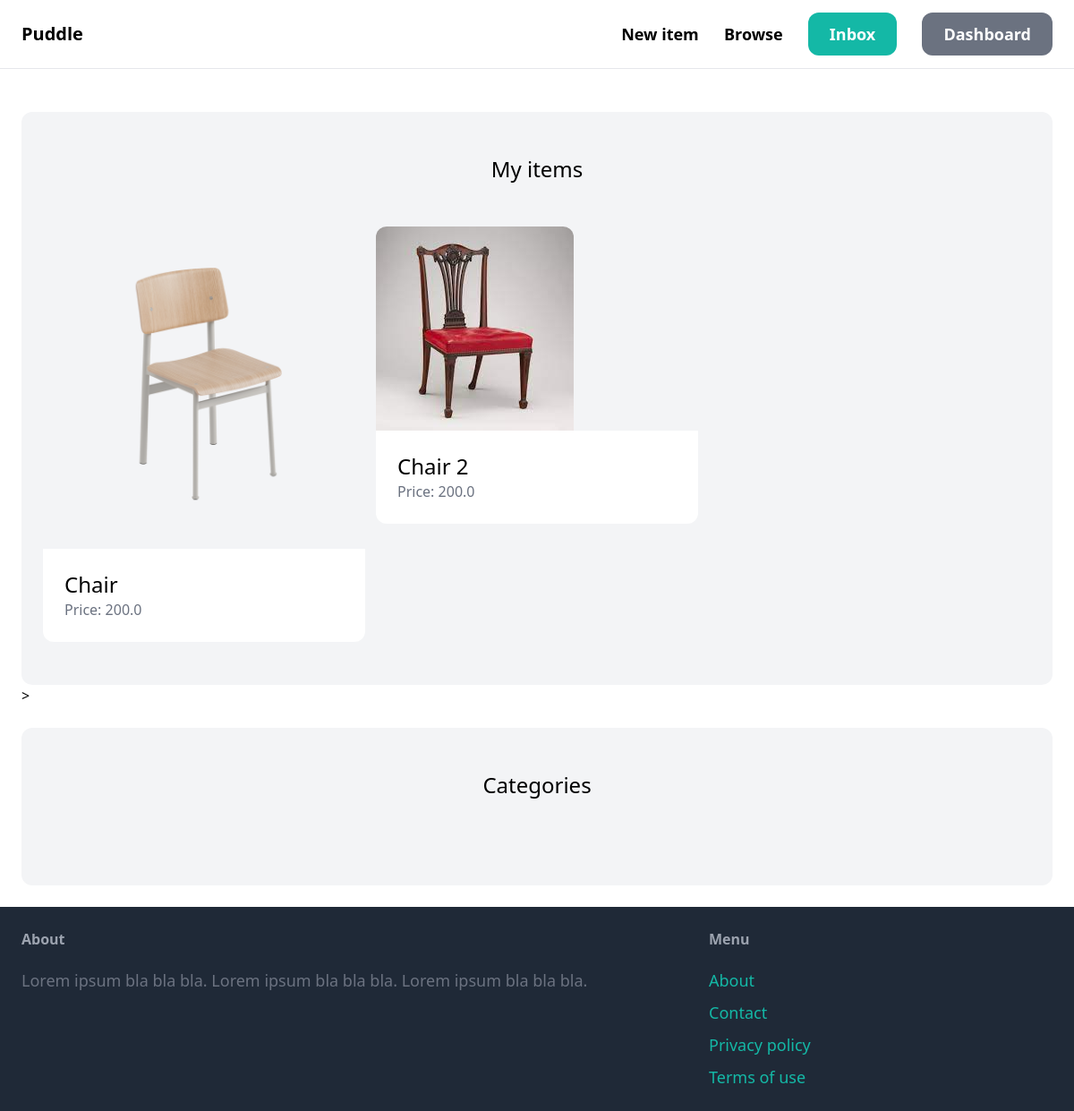
The page /dashboard/index/ (signed in) on the database as committed earlier.
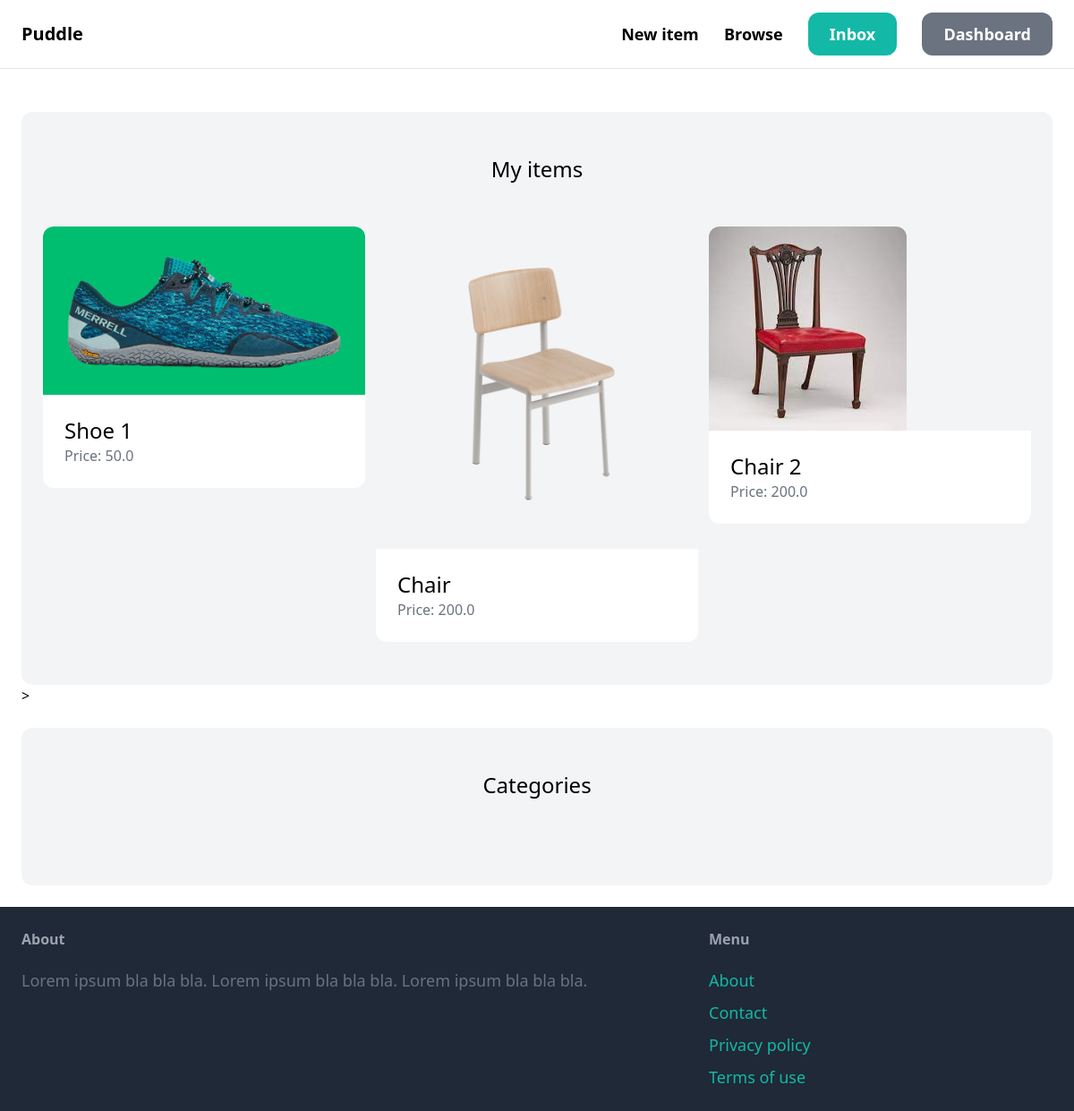
The same page on the database as committed later.
### item/models.py (models this page shows, shortened)
class Item(models.Model):
    category = models.ForeignKey(Category, related_name='items', on_delete=models.CASCADE)
    name = models.CharField(max_length=255)
    description = models.TextField(blank=True, null=True)
    price = models.FloatField()
    image = models.ImageField(upload_to='item_images', blank=True, null=True)
    is_sold = models.BooleanField(default=False)
    created_by = models.ForeignKey(User, related_name='items', on_delete=models.CASCADE)
    created_at = models.DateTimeField(auto_now_add=True)

### dashboard/views.py (the view)
# urls.py: path('', views.index, name='index'),
@login_required
def index(request):
    items = Item.objects.filter(created_by=request.user)
    return render(request, 'dashboard/index.html', {
        'items': items,
    })

### dashboard/templates/dashboard/index.html (shortened to what this page needs)
{% extends 'core/base.html' %}
{% block content %}
    <div class="mt-6 px-6 py-12 bg-gray-100 rounded-xl">
        <h2 class="mb-12 text-2xl text-center">My items</h2>
        <div class="grid grid-cols-3 gap-3">
            {% for item in items %}
            <div>
                <a href="{% url 'item:detail' item.id %}">
                    <div>
                        <img src="{{item.image.url}}" class="rounded-t-xl">
                    </div>
                    <div class="p-6 bg-white rounded-b-xl">
                        <h2 class="text-2xl">{{item.name}}</h2>
                        <p class="text-gray-500">Price: {{item.price}}</p>
                    </div>
                </a>
            </div>
            {% endfor %}
        </div>
    </div>>
    <div class="mt-6 px-6 py-12 bg-gray-100 rounded-xl">
        <h2 class="mb-12 text-2xl text-center">Categories</h2>
    </div>
{% endblock %}

Rows that differ between the two databases and show on the page:
now on this page (row edited): Item: image (picture), name "Shoe 1", price "50.0"
